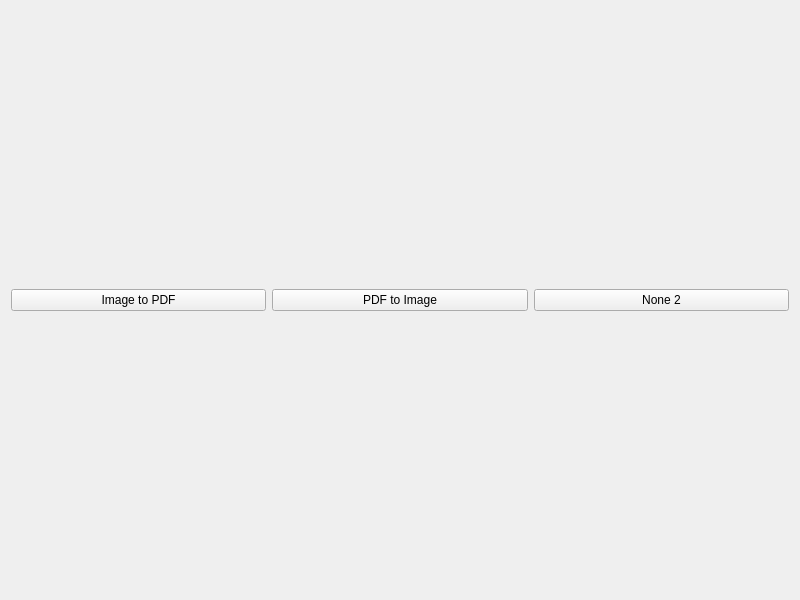
<?xml version="1.0" encoding="UTF-8"?>
<ui version="4.0">
    <class>Form</class>
    <widget class="QWidget" name="Form">
        <property name="geometry">
            <rect>
                <x>0</x>
                <y>0</y>
                <width>800</width>
                <height>600</height>
            </rect>
        </property>
        <property name="windowTitle">
            <string>Form</string>
        </property>
        <layout class="QHBoxLayout" name="horizontalLayout_2">
            <item>
                <layout class="QHBoxLayout" name="horizontalLayout">
                    <item>
                        <widget class="QPushButton" name="btn_imagetopdf">
                            <property name="text">
                                <string>Image to PDF</string>
                            </property>
                        </widget>
                    </item>
                    <item>
                        <widget class="QPushButton" name="btn_pdftoimage">
                            <property name="text">
                                <string>PDF to Image</string>
                            </property>
                        </widget>
                    </item>
                    <item>
                        <widget class="QPushButton" name="btn_none_2">
                            <property name="text">
                                <string>None 2</string>
                            </property>
                        </widget>
                    </item>
                </layout>
            </item>
        </layout>
    </widget>
    <resources/>
    <connections/>
</ui>
